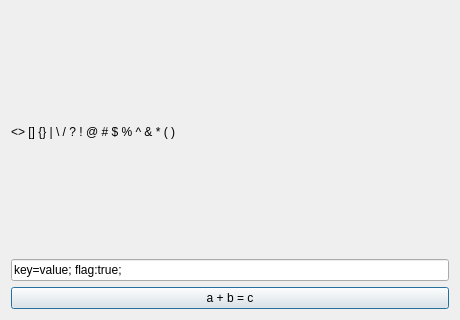
<?xml version="1.0" encoding="UTF-8"?>
<ui version="4.0"><class>Dialog</class><widget class="QDialog" name="Dialog"><property name="geometry"><rect><x>0</x><y>0</y><width>460</width><height>320</height></rect></property><property name="windowTitle"><string>#081 text/166_punctuation</string></property><layout class="QVBoxLayout" name="verticalLayout"><property name="leftMargin"><number>11</number></property><property name="topMargin"><number>11</number></property><property name="rightMargin"><number>11</number></property><property name="bottomMargin"><number>11</number></property><property name="spacing"><number>6</number></property><item><widget class="QLabel" name="l1"><property name="text"><string>&lt;&gt; [] {} | \ / ? ! @ # $ % ^ &amp; * ( )</string></property></widget></item><item><widget class="QLineEdit" name="e1"><property name="text"><string>key=value; flag:true;</string></property></widget></item><item><widget class="QPushButton" name="b1"><property name="text"><string>a + b = c</string></property></widget></item></layout></widget></ui>
